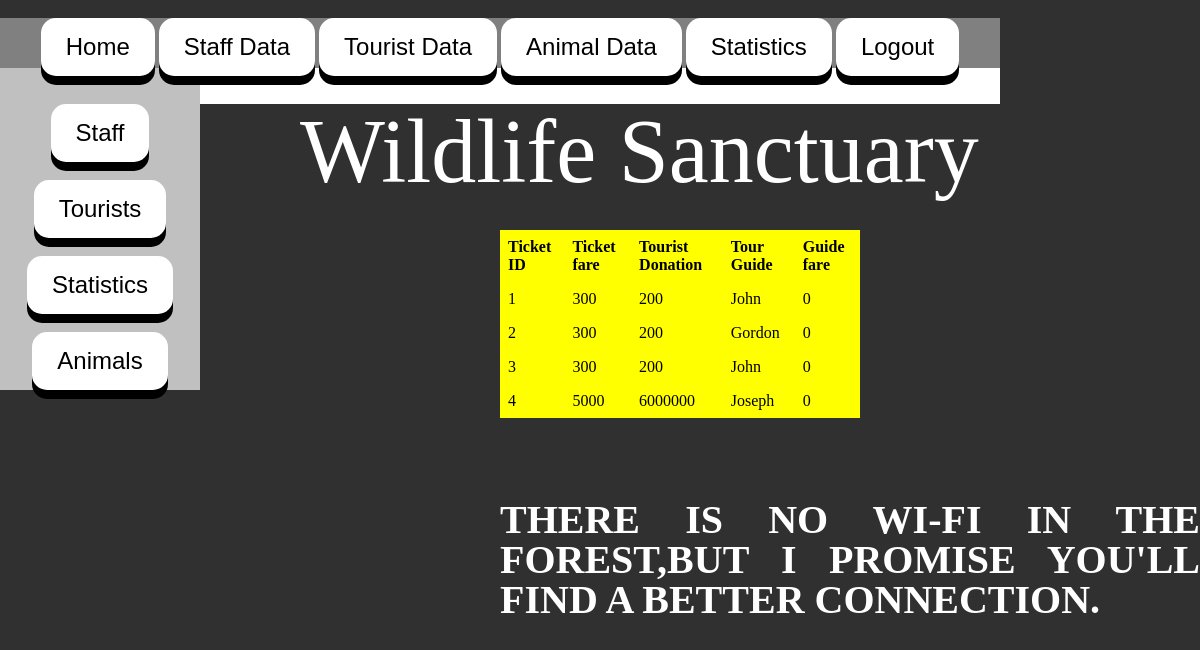
The page /t_view.php on the database its author committed.
### tables this page shows
CREATE TABLE `tour` (
  `t_id` int(10) NOT NULL,
  `t_fare` int(20) NOT NULL,
  `t_donate` int(20) NOT NULL,
  `t_guide` varchar(20) NOT NULL,
  `g_fare` int(10) NOT NULL
);

### t_view.php (the view, shortened to what this page needs)
<!DOCTYPE>
<html>
	<head>
		<link rel="stylesheet" href="css/style.css" media="all" />
	</head>
	<body>
			<br>
					<div class="menubar">
							<button onclick="location.href='main.php'">Home</button>
					<button onclick="location.href='s_view.php'">Staff Data</a></button>
							<button onclick="location.href='t_view.php'">Tourist Data</button>
							<button onclick="location.href='a_view.php'">Animal Data</button>
							<button onclick="location.href='stats.php'">Statistics</button>
							<button onclick="location.href='login.php'">Logout</li></button>
					</div>
			<div id="left">
				<div id="sidebar">
							<br><br><button onclick="location.href='s_ops.php'">Staff</button><br><br>
							<button  onclick="location.href='t_ops.php'">Tourists</button><br><br>
							<button onclick="location.href='stats.php'">Statistics</button><br><br>
							<button  onclick="location.href='a_ops.php'">Animals</button><br>
				</div>
			</div>
<div class="quotes"><font face="Tempus Sans ITC" color="white">THERE IS NO WI-FI IN THE FOREST,BUT I PROMISE YOU'LL FIND A BETTER CONNECTION.</font></div>
<div class="sanchead">
				 Wildlife Sanctuary
			</div>
				<div id="right">
<div style="overflow-x:auto;">
<table>
					<?php
$servername = "localhost";
$username = "root";
$password = "";
$dbname = "sanc";
$conn = new mysqli($servername, $username, $password, $dbname);
$sql = "SELECT t_id, t_fare, t_donate,t_guide,g_fare FROM tour";
$result = $conn->query($sql);
if ($result->num_rows > 0) {
	echo "<tr><th>Ticket ID</th><th>Ticket fare</th><th>Tourist Donation</th><th>Tour Guide</th><th>Guide fare</th></tr>";
	while($row = $result->fetch_assoc()) {
		echo "<tr><td>" . $row["t_id"]. "</td><td>" . $row["t_fare"].  "</td><td>". $row["t_donate"]."</td><td>". $row["t_guide"]."</td><td>". $row["g_fare"]."</td></tr>";
	}
	echo "<br><br></table></div>";
} else {
	echo "<br><br><h4>0 Results</h4>";
}
					?>
									</div>
	</body>
</html>

### style.css (style rules this page uses)
html, body, div, span, applet, object, iframe, h1, h2, h3, h4, h5, h6, p, blockquote, pre, a, abbr, acronym, address, big, cite, code, del, dfn, em, img, ins, kbd, q, s, samp, small, strike, strong, sub, sup, tt, var, b, u, i, center, dl, dt, dd, ol, ul, li, fieldset, form, label, legend, table, caption, tbody, tfoot, thead, tr, th, td, article, aside, canvas, details, embed, figure, figcaption, footer, header, hgroup, menu, nav, output, ruby, section, summary, time, mark, audio, video { margin: 0; padding: 0; border: 0; vertical-align: baseline; }
body { text-align:center; margin:0px; padding:0px; background:#303030; }
.menubar { width:1000px; height:50px; background:grey; color:white; }
#left { float: left; width:200px; }
#right { float:left; width: 800px; background: white; height:auto; }
#sidebar { width:200px; height:auto; background:silver; }

### t_view.php (style rules this page uses)
th, td { text-align:left; padding:8px; color:black; }
tr { background-color:yellow; }
button { padding: 15px 25px; font-size: 24px; text-align: center; cursor: pointer; outline: none; color:black; background-color:white; border: none; border-radius: 15px; box-shadow: 0 9px black; font-color:black; }
div.quotes { position:absolute; left: 500px; top: 500px; line-height: 40px; text-align: justify; width: 700px; font-size:40px; font-weight:bold; }
div.sanchead { position:absolute; left:300px; top:100px; font-size: 90px; font-family:Comic Sans MS; color:white; }
table { border-collapse:collapse; width:30%; position:absolute; top:230px; left:500px; background-color:black; }

### rows shown on the page
tour: t_id "1", t_fare "300", t_donate "200", t_guide "John", g_fare "0"
tour: t_id "2", t_fare "300", t_donate "200", t_guide "Gordon", g_fare "0"
tour: t_id "3", t_fare "300", t_donate "200", t_guide "John", g_fare "0"
tour: t_id "4", t_fare "5000", t_donate "6000000", t_guide "Joseph", g_fare "0"
